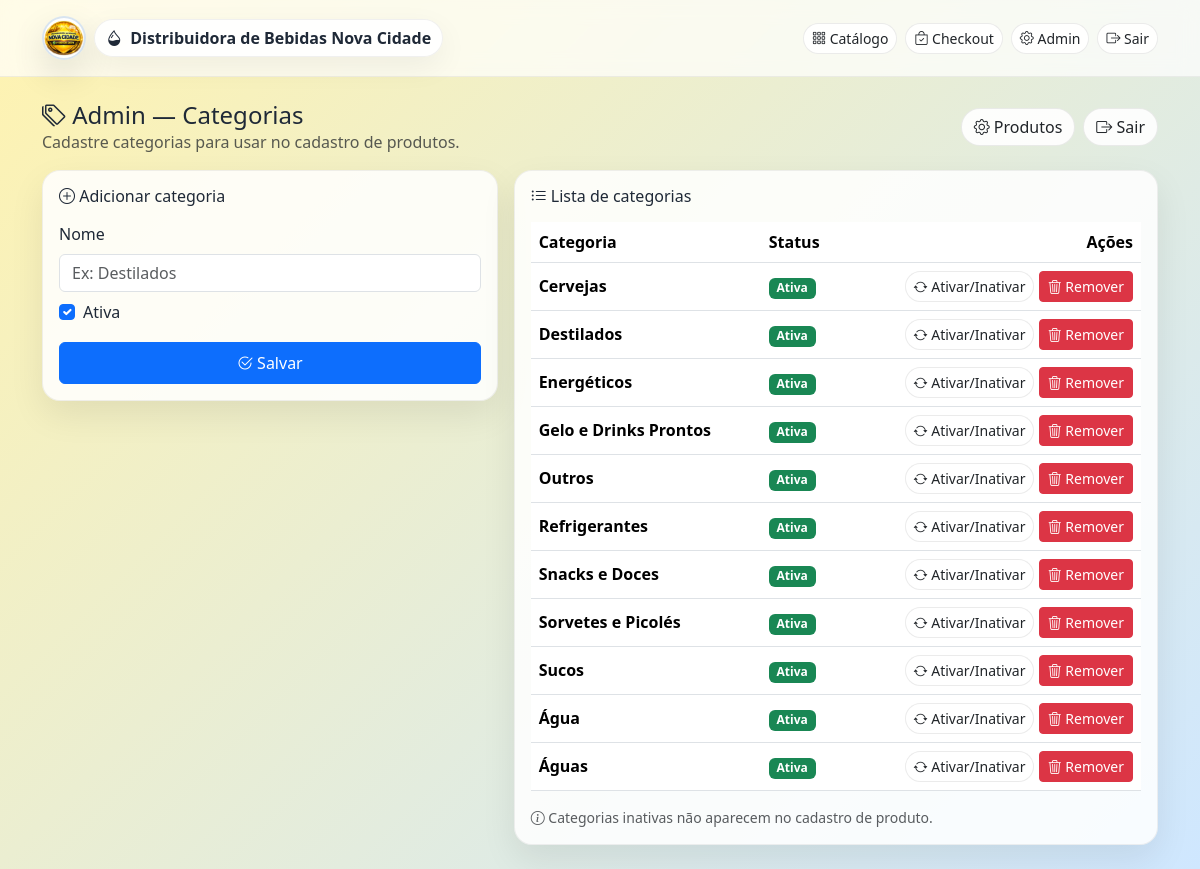
The app's page /admin/categories (signed in) with its own data.
### tables this page shows
CREATE TABLE categories (
            id INTEGER PRIMARY KEY AUTOINCREMENT,
            name TEXT NOT NULL UNIQUE,
            is_active INTEGER NOT NULL DEFAULT 1
        );

### app.py (the view)
@app.get("/admin/categories")
@admin_required
def admin_categories():
    categories = fetch_categories(active_only=False)
    return render_template(
        "categories.html",
        app_name=APP_NAME,
        categories=categories,
        is_admin=is_admin_logged_in(),
    )

### app.py (called while the page is built)
def get_db():
    if "db" not in g:
        g.db = sqlite3.connect(DB_PATH)
        g.db.row_factory = sqlite3.Row
    return g.db

def table_has_column(db, table: str, col: str) -> bool:
    rows = db.execute(f"PRAGMA table_info({table});").fetchall()
    return any(r["name"] == col for r in rows)

@app.before_request
def _ensure_db():
    init_db()

def is_admin_logged_in() -> bool:
    return bool(session.get("is_admin"))

def admin_required(view_func):
    @wraps(view_func)
    def _wrapped(*args, **kwargs):
        if not is_admin_logged_in():
            flash("Faça login para acessar o admin.", "error")
            return redirect(url_for("login", next=request.path))
        return view_func(*args, **kwargs)
    return _wrapped

def fetch_categories(active_only=True):
    db = get_db()
    if active_only:
        rows = db.execute("SELECT * FROM categories WHERE is_active=1 ORDER BY name;").fetchall()
    else:
        rows = db.execute("SELECT * FROM categories ORDER BY is_active DESC, name;").fetchall()
    return [dict(id=r["id"], name=r["name"], is_active=bool(r["is_active"])) for r in rows]

### templates/categories.html
{% extends "base.html" %}
{% block content %}
<div class="d-flex align-items-center justify-content-between mb-3">
  <div>
    <h4 class="mb-0"><i class="bi bi-tags"></i> Admin — Categorias</h4>
    <div class="text-muted">Cadastre categorias para usar no cadastro de produtos.</div>
  </div>
  <div class="d-flex gap-2">
    <a class="btn btn-nc" href="{{ url_for('admin') }}"><i class="bi bi-gear"></i> Produtos</a>
    <a class="btn btn-nc" href="{{ url_for('logout') }}"><i class="bi bi-box-arrow-right"></i> Sair</a>
  </div>
</div>
<div class="row g-3">
  <div class="col-12 col-lg-5">
    <div class="nc-card p-3">
      <h6 class="mb-3"><i class="bi bi-plus-circle"></i> Adicionar categoria</h6>
      <form method="post" action="{{ url_for('admin_categories_add') }}">
        <div class="mb-2">
          <label class="form-label">Nome</label>
          <input class="form-control" name="name" placeholder="Ex: Destilados" required>
        </div>
        <div class="form-check mt-2">
          <input class="form-check-input" type="checkbox" name="is_active" id="active" checked>
          <label class="form-check-label" for="active">Ativa</label>
        </div>
        <button class="btn btn-primary w-100 mt-3 py-2">
          <i class="bi bi-check2-circle"></i> Salvar
        </button>
      </form>
    </div>
  </div>
  <div class="col-12 col-lg-7">
    <div class="nc-card p-3">
      <h6 class="mb-3"><i class="bi bi-list-ul"></i> Lista de categorias</h6>
      <div class="table-responsive">
        <table class="table align-middle">
          <thead>
            <tr>
              <th>Categoria</th>
              <th>Status</th>
              <th class="text-end">Ações</th>
            </tr>
          </thead>
          <tbody>
            {% for c in categories %}
              <tr>
                <td class="fw-semibold">{{ c.name }}</td>
                <td>
                  {% if c.is_active %}
                    <span class="badge text-bg-success">Ativa</span>
                  {% else %}
                    <span class="badge text-bg-secondary">Inativa</span>
                  {% endif %}
                </td>
                <td class="text-end">
                  <form class="d-inline" method="post" action="{{ url_for('admin_categories_toggle', cid=c.id) }}">
                    <button class="btn btn-sm btn-nc">
                      <i class="bi bi-arrow-repeat"></i> Ativar/Inativar
                    </button>
                  </form>
                  <form class="d-inline" method="post" action="{{ url_for('admin_categories_delete', cid=c.id) }}"
                        onsubmit="return confirm('Remover categoria? Produtos desta categoria vão para Outros.')">
                    <button class="btn btn-sm btn-danger">
                      <i class="bi bi-trash3"></i> Remover
                    </button>
                  </form>
                </td>
              </tr>
            {% endfor %}
          </tbody>
        </table>
      </div>
      <div class="text-muted small">
        <i class="bi bi-info-circle"></i> Categorias inativas não aparecem no cadastro de produto.
      </div>
    </div>
  </div>
</div>
{% endblock %}

### templates/base.html (shortened to what this page needs)
<!doctype html>
<html lang="pt-br">
<head>
  <link href="https://cdn.jsdelivr.net/npm/bootstrap@5.3.3/dist/css/bootstrap.min.css" rel="stylesheet">
  <link href="https://cdn.jsdelivr.net/npm/bootstrap-icons@1.11.3/font/bootstrap-icons.min.css" rel="stylesheet">
</head>
<body>
<nav class="navbar nc-navbar sticky-top">
  <div class="container py-2 d-flex align-items-center justify-content-between">
    <div class="d-flex align-items-center gap-2">
      <div class="brand-logo-wrap">
        <img
          class="brand-logo"
          src="{{ url_for('static', filename='brand/logo.png') }}"
          alt="Logo Nova Cidade"
          onerror="this.style.display='none'; this.parentElement.style.display='none';"
        >
      </div>
      <span class="brand-badge d-inline-flex align-items-center gap-2">
        <i class="bi bi-droplet-half"></i>
        <strong>{{ app_name }}</strong>
      </span>
    </div>
    <div class="d-flex gap-2">
      <a class="btn btn-sm btn-nc" href="{{ url_for('index') }}">
        <i class="bi bi-grid-3x3-gap"></i> Catálogo
      </a>
      <a class="btn btn-sm btn-nc" href="{{ url_for('checkout') }}">
        <i class="bi bi-bag-check"></i> Checkout
      </a>
      {% if is_admin %}
        <a class="btn btn-sm btn-nc" href="{{ url_for('admin') }}">
          <i class="bi bi-gear"></i> Admin
        </a>
        <a class="btn btn-sm btn-nc" href="{{ url_for('logout') }}">
          <i class="bi bi-box-arrow-right"></i> Sair
        </a>
      {% else %}
        <a class="btn btn-sm btn-nc" href="{{ url_for('login') }}">
          <i class="bi bi-shield-lock"></i> Login Admin
        </a>
      {% endif %}
    </div>
  </div>
</nav>
<div class="container my-4">
  {% block content %}{% endblock %}
</div>
</body>
</html>

### templates/base.html (style rules this page uses)
:root { --nc-yellow:#fff3b0; --nc-blue:#cfe7ff; --nc-blue-strong:#2b6cb0; --nc-text:#1f2937; --card-radius:18px; }
body { background: linear-gradient(135deg, var(--nc-yellow), var(--nc-blue)); color: var(--nc-text); min-height: 100vh; }
.nc-navbar { backdrop-filter: blur(10px); background: rgba(255,255,255,.70); border-bottom: 1px solid rgba(0,0,0,.06); }
.brand-badge { background: rgba(255,255,255,.92); border: 1px solid rgba(0,0,0,.06); border-radius: 999px; padding: .35rem .7rem; box-shadow: 0 10px 30px rgba(0,0,0,.06); }
.brand-logo-wrap { width: 44px; height: 44px; border-radius: 999px; overflow: hidden; background: rgba(255,255,255,.95); border: 2px solid rgba(43,108,176,.18); box-shadow: 0 14px 35px rgba(0,0,0,.12); flex: 0 0 auto; }
.brand-logo { width: 100%; height: 100%; object-fit: cover; display: block; transform: scale(1.06); }
.nc-card { border: 1px solid rgba(0,0,0,.06); border-radius: var(--card-radius); overflow: hidden; box-shadow: 0 14px 35px rgba(0,0,0,.08); background: rgba(255,255,255,.85); }
.btn-nc { border-radius: 999px; border: 1px solid rgba(0,0,0,.08); background: rgba(255,255,255,.9); }

### records on screen
categories: name "Cervejas", is_active "Ativa"
categories: name "Destilados", is_active "Ativa"
categories: name "Energéticos", is_active "Ativa"
categories: name "Gelo e Drinks Prontos", is_active "Ativa"
categories: name "Outros", is_active "Ativa"
categories: name "Refrigerantes", is_active "Ativa"
categories: name "Snacks e Doces", is_active "Ativa"
categories: name "Sorvetes e Picolés", is_active "Ativa"
categories: name "Sucos", is_active "Ativa"
categories: name "Água", is_active "Ativa"
categories: name "Águas", is_active "Ativa"

### other values on screen
{{ app_name }} "Distribuidora de Bebidas Nova Cidade"
